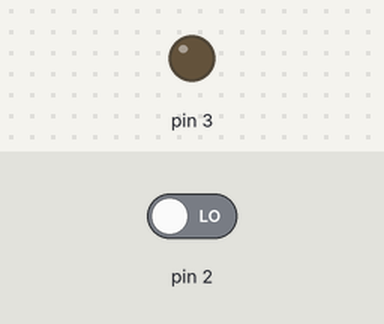
A sketch run on a simulated Arduino Uno, built with avr-gcc and run on an emulated ATmega328P. Parts: output pins drawn as LEDs (lit = HIGH). Dashed ring = blinking. The test bench sets the inputs (shaded band); at power-on: pin 2 LOW.

Above: at 1.2 s.
1.3 s: pin 2 driven HIGH
At 1.55 s:
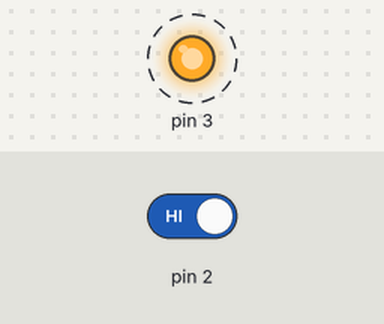
4.3 s: pin 2 driven LOW
At 4.3 s:
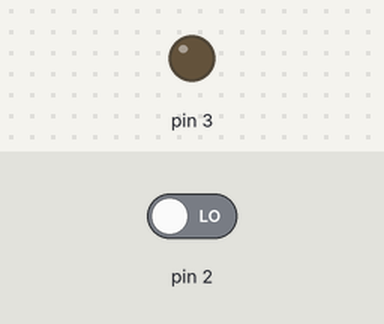
Timing chart, 0 to 7.3 s (numbered marks = the images above; inputs shaded):
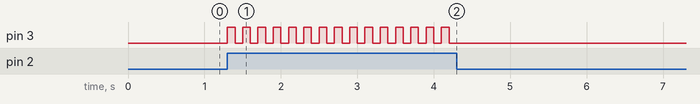

The sketch:

pushbutton_and_led.ino
```cpp
// C++ code
//
int state=0;
void setup()
{
  pinMode(2, INPUT);
  pinMode(3, OUTPUT);
  Serial.begin(9600);

}

void loop()
{
  bool value=digitalRead(2);
  if(value==HIGH)
  {state=1-state;
   digitalWrite(3,state);
   value=LOW;
   delay(100);
  }


}
```

Measured:
- after the input at 1.3 s, pin 3: alternates HIGH for 0.10 s and LOW for 0.10 s, starting at once
- after the input at 4.3 s, pin 3: stops changing and stays LOW
